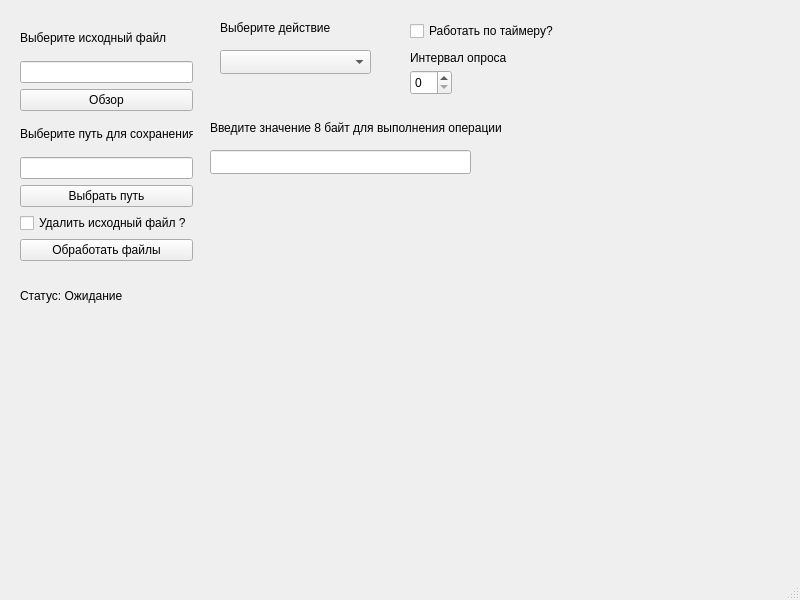
<?xml version="1.0" encoding="UTF-8"?>
<ui version="4.0">
 <class>MainWindow</class>
 <widget class="QMainWindow" name="MainWindow">
  <property name="geometry">
   <rect>
    <x>0</x>
    <y>0</y>
    <width>800</width>
    <height>600</height>
   </rect>
  </property>
  <property name="windowTitle">
   <string>MainWindow</string>
  </property>
  <widget class="QWidget" name="centralwidget">
   <widget class="QComboBox" name="outputFileActionComboBox">
    <property name="geometry">
     <rect>
      <x>220</x>
      <y>50</y>
      <width>151</width>
      <height>24</height>
     </rect>
    </property>
   </widget>
   <widget class="QCheckBox" name="timerModeCheckBox">
    <property name="geometry">
     <rect>
      <x>410</x>
      <y>20</y>
      <width>161</width>
      <height>22</height>
     </rect>
    </property>
    <property name="text">
     <string>Работать по таймеру?</string>
    </property>
   </widget>
   <widget class="QSpinBox" name="pollingIntervalSpinBox">
    <property name="geometry">
     <rect>
      <x>410</x>
      <y>70</y>
      <width>42</width>
      <height>25</height>
     </rect>
    </property>
   </widget>
   <widget class="QLabel" name="label_2">
    <property name="geometry">
     <rect>
      <x>410</x>
      <y>50</y>
      <width>131</width>
      <height>16</height>
     </rect>
    </property>
    <property name="text">
     <string>Интервал опроса</string>
    </property>
   </widget>
   <widget class="QLabel" name="statusLabel">
    <property name="geometry">
     <rect>
      <x>20</x>
      <y>280</y>
      <width>161</width>
      <height>31</height>
     </rect>
    </property>
    <property name="text">
     <string>Статус: Ожидание</string>
    </property>
   </widget>
   <widget class="QLineEdit" name="xorKeyLineEdit">
    <property name="geometry">
     <rect>
      <x>210</x>
      <y>150</y>
      <width>261</width>
      <height>24</height>
     </rect>
    </property>
   </widget>
   <widget class="QLabel" name="label_3">
    <property name="geometry">
     <rect>
      <x>210</x>
      <y>120</y>
      <width>291</width>
      <height>16</height>
     </rect>
    </property>
    <property name="text">
     <string>Введите значение 8 байт для выполнения операции</string>
    </property>
   </widget>
   <widget class="QLabel" name="label_5">
    <property name="geometry">
     <rect>
      <x>220</x>
      <y>20</y>
      <width>131</width>
      <height>16</height>
     </rect>
    </property>
    <property name="text">
     <string>Выберите действие</string>
    </property>
   </widget>
   <widget class="QWidget" name="">
    <property name="geometry">
     <rect>
      <x>20</x>
      <y>20</y>
      <width>173</width>
      <height>241</height>
     </rect>
    </property>
    <layout class="QVBoxLayout" name="verticalLayout">
     <item>
      <widget class="QLabel" name="label">
       <property name="text">
        <string>Выберите исходный файл</string>
       </property>
      </widget>
     </item>
     <item>
      <widget class="QLineEdit" name="filePathLineEdit"/>
     </item>
     <item>
      <widget class="QPushButton" name="browseFileButton">
       <property name="text">
        <string>Обзор</string>
       </property>
      </widget>
     </item>
     <item>
      <widget class="QLabel" name="label_4">
       <property name="text">
        <string>Выберите путь для сохранения</string>
       </property>
      </widget>
     </item>
     <item>
      <widget class="QLineEdit" name="savePathLineEdit"/>
     </item>
     <item>
      <widget class="QPushButton" name="savePathButton">
       <property name="text">
        <string>Выбрать путь</string>
       </property>
      </widget>
     </item>
     <item>
      <widget class="QCheckBox" name="deleteFilesCheckBox">
       <property name="text">
        <string>Удалить исходный файл ?</string>
       </property>
      </widget>
     </item>
     <item>
      <widget class="QPushButton" name="processFilesButton">
       <property name="text">
        <string>Обработать файлы</string>
       </property>
      </widget>
     </item>
    </layout>
   </widget>
  </widget>
  <widget class="QMenuBar" name="menubar">
   <property name="geometry">
    <rect>
     <x>0</x>
     <y>0</y>
     <width>800</width>
     <height>21</height>
    </rect>
   </property>
  </widget>
  <widget class="QStatusBar" name="statusbar"/>
 </widget>
 <resources/>
 <connections/>
</ui>
